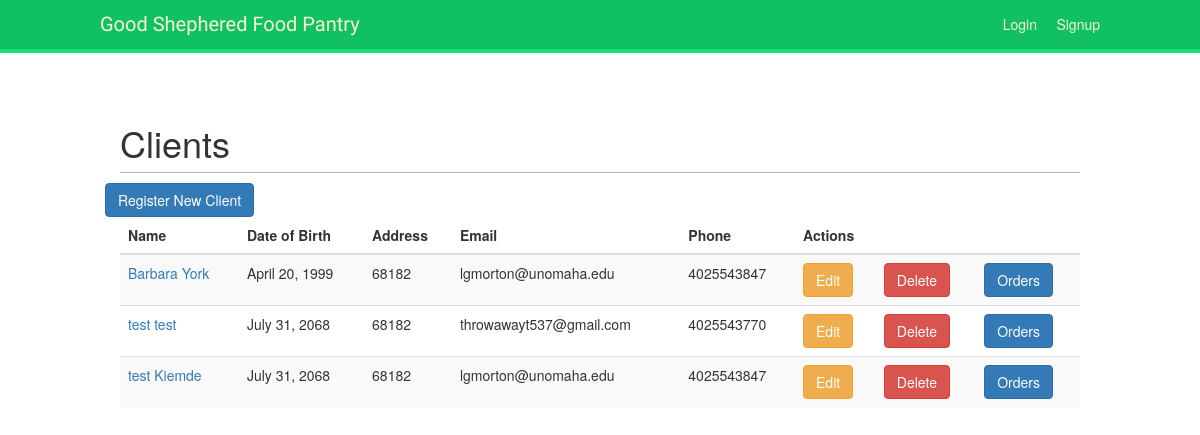
The page /account/client_list on the database as committed earlier.
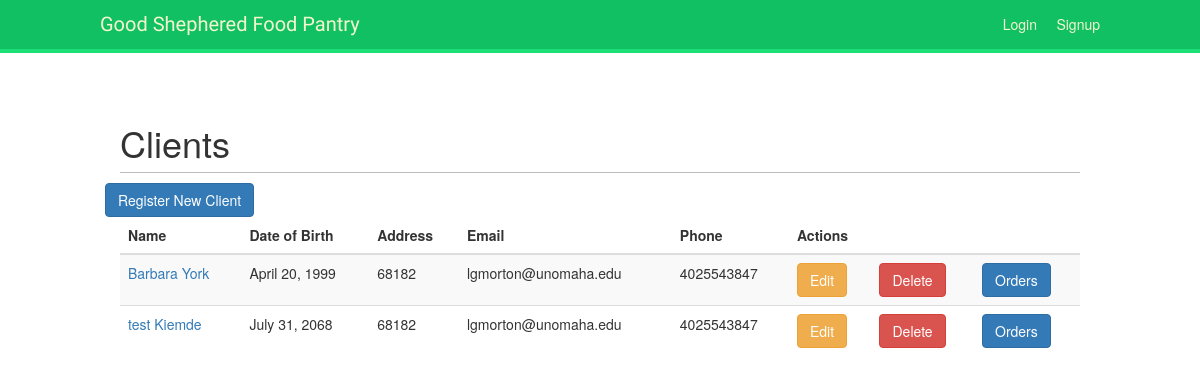
The same page on the database as committed later.
### account/models.py (models this page shows, shortened)
class Client(models.Model):
    first_name = models.CharField(max_length=50, blank=False, null=False)
    last_name = models.CharField(max_length=50, blank=False, null=False)
    date_of_birth = models.DateField(blank=False, null=False)
    gender = models.CharField(max_length=20, blank=False, null=False)
    address = models.CharField(max_length=100, blank=False, null=False)
    city = models.CharField(max_length=50, blank=False, null=False)
    state = models.CharField(max_length=2, blank=False, null=False)
    zip = models.CharField(max_length=5, blank=False, null=False)
    email = models.EmailField()
    phone = models.CharField(max_length=10)
    referred_by = models.CharField(max_length=1000)
    reffered_to = models.CharField(max_length=1000)
    created_date = models.DateTimeField(default=timezone.now)

### account/views.py (the view)
# urls.py: path('client_list', views.client_list, name='client_list'),
def client_list(request):
    client = Client.objects.filter(created_date__lte=timezone.now())
    return render(request, 'crm/client_list.html', {'client': client})

### account/templates/crm/client_list.html (shortened to what this page needs)
{% extends "base.html" %}
{% block content %}
    <h1>Clients</h1>
     <div class="row">
         <a href="{% url 'client_new' %}"><span
                    class="btn btn-primary">Register New Client</span></a>
    </div>
    <table class="table table-striped">
        <thead>
            <tr>
                <th>Name</th>
                <th>Date of Birth</th>
                <th>Address</th>
                <th>Email</th>
                <th>Phone</th>
                <th colspan="3">Actions</th>
            </tr>
        </thead>
        <tbody>
        {% for client in client %}
            <tr>
                <td><a href="{% url 'client_orders' pk=client.pk%}" class="stretched-link">{{ client.first_name }} {{ client.last_name }}</a></td>
                <td>{{ client.date_of_birth }}</td>
                <td>{{ client.zip }}</td>
                <td>{{ client.email }}</td>
                <td>{{ client.phone }}</td>
                <td><a href="{% url "client_edit" pk=client.pk %}" class="btn btn-warning">Edit</a></td>
                <td><a href="{% url "client_delete" pk=client.pk %}" onclick="return confirm('Are you sure you want to delete?')" class="btn btn-danger">Delete</a></td>
                <td><a href="{% url "client_orders" pk=client.pk %}" class="btn btn-primary">Orders</a></td>
            </tr>
        {% endfor %}
        </tbody>
    </table>
{% endblock %}

Rows that differ between the two databases and show on the page:
removed Client: first_name "test", last_name "test", date_of_birth "July 31, 2068", zip "68182", email "throwawayt537@gmail.com", phone "4025543770"
